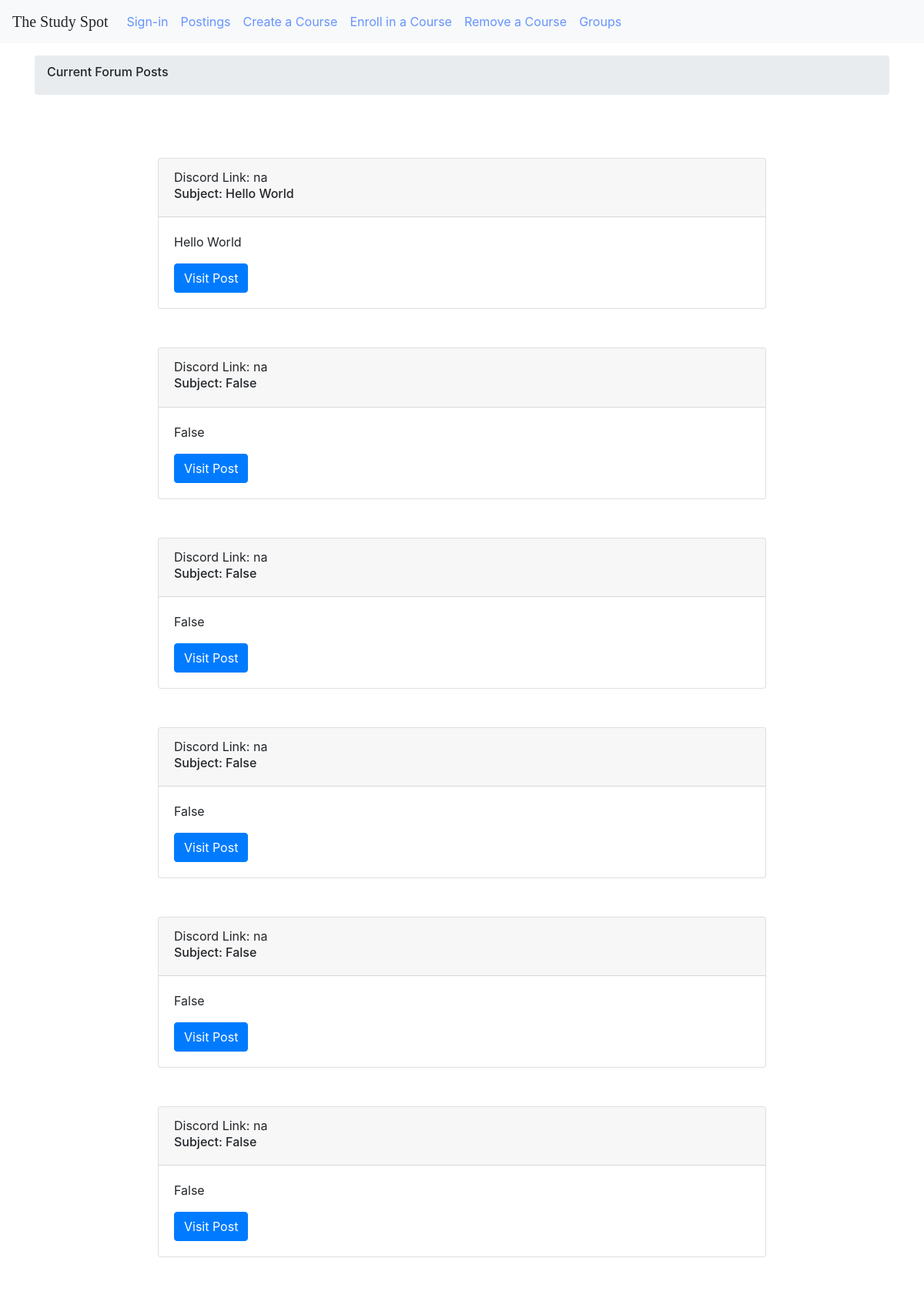
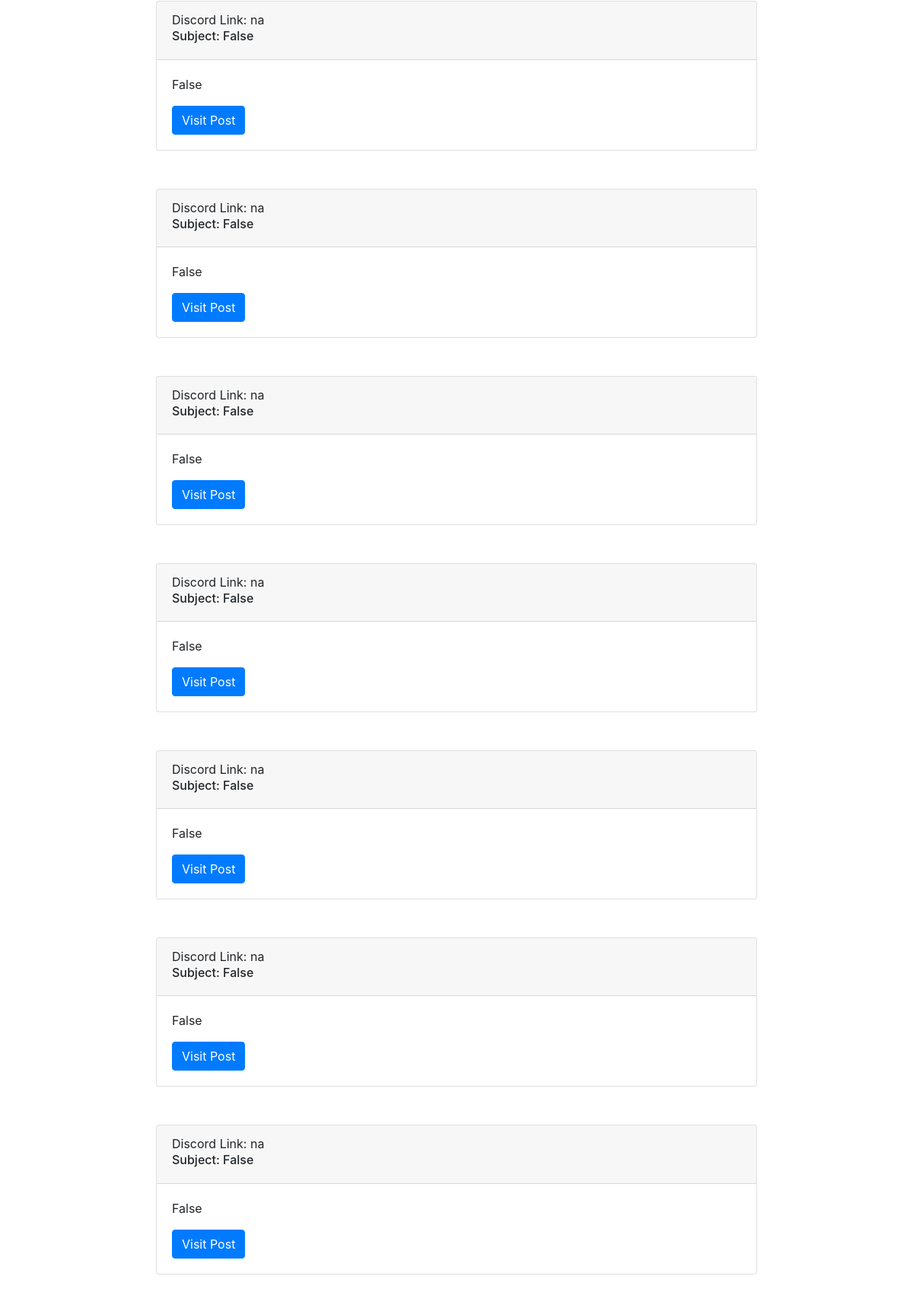
Page /post/ (upper part) on the committed database (2 pictures, top to bottom).
### StudyForum/models.py (models this page shows)
class Post(models.Model):
    username = models.CharField(max_length = 20, default="na")
    subject = models.CharField(max_length = 50, default="na")
    category = models.CharField(max_length = 100, default="na")
    content = models.CharField(max_length = 500, default="na")
    discord_link = models.CharField(max_length = 100, default="na")
    user_id = models.IntegerField()

### StudyForum/views.py (the view)
# urls.py: path('post/', views.post, name = 'post'),
def post(request):
    post_list = Post.objects.all()
    context = {'post_list': post_list}
    return render(request, 'studyforum/postings.html',context)

### StudyForum/templates/studyforum/postings.html (shortened to what this page needs)
{% extends './global_template.html' %}
{% block content %}
  <div class = "container my-3">
      <nav class = "breadcrumb">
        <h6 class = "breadcrumb-item-active">Current Forum Posts</h6>
      </nav>
  </div>
<div class = "row">
  <div class ="col-md-2"></div>
  <div class = "col-md-8">
        {% for post in post_list %}
        <div style = "margin-top:50px" class="card z-depth-0 bordered">
                <div class="card-header">
                  <h7>Discord Link: {{post.discord_link}}</h7>
                  <h6>
                  Subject: {{post.subject}}
                  </h6>
                </div>
                <div class="card-body" id ="card-four">
                  <p class="card-text">{{post.content}}</p>
                    <form class = "pull-right">
                      <button formaction="{% url 'studyforum:postpage' post.id %}" class = "btn btn-primary pull-right">Visit Post</button>
                    </form>
                </div>
              </div>
        {% endfor %}
        </div>
        <div class = "col-md-2"></div>
  </div>
    {% endblock%}

### rows in the picture
Post: discord_link "na", subject "Hello World", content "Hello World"
Post: discord_link "na", subject "False", content "False"
Post: discord_link "na", subject "False", content "False"
Post: discord_link "na", subject "False", content "False"
Post: discord_link "na", subject "False", content "False"
Post: discord_link "na", subject "False", content "False"
Post: discord_link "na", subject "False", content "False"
Post: discord_link "na", subject "False", content "False"
Post: discord_link "na", subject "False", content "False"
Post: discord_link "na", subject "False", content "False"
Post: discord_link "na", subject "False", content "False"
Post: discord_link "na", subject "False", content "False"
Post: discord_link "na", subject "False", content "False"
